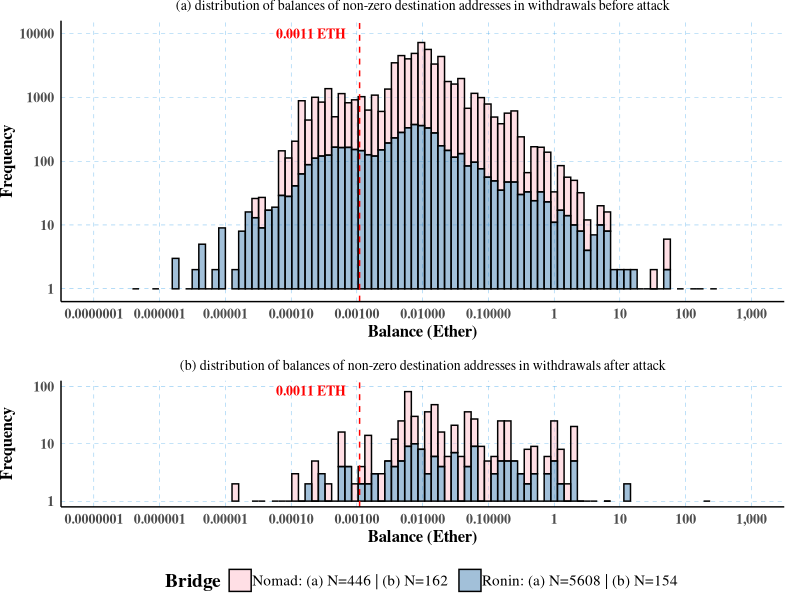

Write the R code that produced this figure.
library(ggplot2)
library(dplyr)
library(gridExtra)
library(patchwork)
library(tidyr)
library(cowplot)

format_ether_value <- function(x) {
  sapply(x, function(val) {
    if (val < 1) {
      format(val, scientific = FALSE, nsmall = 5, decimal.mark = ".", big.mark = "")
    } else {
      format(round(val), big.mark = ",", scientific = FALSE)
    }
  })
}

data_ronin <- read.csv('../cross-chain-rules-validator/analysis/ronin-bridge/data/dst_ethereum_addresses_with_ether.csv')
data_nomad <- read.csv('../cross-chain-rules-validator/analysis/nomad-bridge/data/dst_ethereum_addresses_with_ether.csv')

data_ronin$bridge <- "ronin"
data_nomad$bridge <- "nomad"

merged_df <- rbind(data_ronin, data_nomad)

threshold <- 0.0011  # Example threshold, adjust based on your data

x_limits <- c(0.0000001, 1000)
custom_breaks <- c(0.0000001, 0.000001, 0.00001, 0.0001, 0.001, 0.01, 0.1, 1, 10, 100, 1000)

data_before <- merged_df %>%
  filter((bridge == "ronin" & timestamp < 1648508400) |
           (bridge == "nomad" & timestamp < 1659389551))

# Create the second histogram for balance_today_capped
p1 <- ggplot(data_before, aes(x=balance_at_date_ether, fill=bridge)) +
  geom_histogram(bins=100, color="black", alpha=0.5) +
  geom_vline(xintercept = threshold, linetype="dashed", color="red") +
  scale_x_log10(limits = x_limits, breaks = custom_breaks, labels = function(x) {sapply(x, format_ether_value)}) +
  scale_y_log10() +
  scale_fill_manual(
    values = c("nomad" = "pink", "ronin" = "steelblue")
  ) +
  annotate("text", x = 0.0002, y = 10000, hjust = .5, label = paste(threshold, "ETH"), colour = "red", size=3.5, fontface="bold", family = "serif") +
  labs(title="(a) distribution of balances of non-zero destination addresses in withdrawals before attack",
       x="Balance (Ether)",
       y="Frequency"
  ) +
  theme_minimal() +
  theme(
    plot.margin = unit(c(0, 0.4, 0.5, 0), "cm"),
    text = element_text(family = "serif"),
    axis.line = element_line(colour = "black"),
    panel.grid.major.y = element_line(color = 4, size = 0.1, linetype = 2),
    panel.grid.major.x = element_line(color = 4, size = 0.1, linetype = 2),
    plot.title = element_text(size = 10, hjust = 0.5, vjust=1),
    panel.grid.minor.x = element_blank(),
    panel.grid.minor.y = element_blank(),
    axis.title.y=element_text(size=12, face="bold"),
    axis.title.x=element_text(size=12, face="bold"),
    legend.title = element_text(face = "bold", size=14),
    legend.position = "none",
    axis.text = element_text(size = 10, face="bold"),
  ) 

data_after <- merged_df %>%
  filter((bridge == "ronin" & timestamp >= 1648508400) |
           (bridge == "nomad" & timestamp >= 1659389551))

# Create the first histogram for balance_at_date_capped
p2 <- ggplot(data_after, aes(x=balance_at_date_ether, fill=bridge)) +
  geom_histogram(bins=100, color="black", alpha=0.5) +
  geom_vline(xintercept = threshold, linetype="dashed", color="red") +  # Add threshold line
  scale_x_log10(limits = x_limits, breaks = custom_breaks, labels = function(x) {sapply(x, format_ether_value)}) +
  scale_y_log10(limits = c(1, 100)) +
  scale_fill_manual(
    name = "Bridge",
    values = c("nomad" = "pink", "ronin" = "steelblue"),
    labels = c("Nomad: (a) N=446 | (b) N=162", "Ronin: (a) N=5608 | (b) N=154")
  ) +
  annotate("text", x = 0.0002, y = 85, hjust = .5, label = paste(threshold, "ETH"), colour = "red", size=3.5, fontface="bold", family = "serif") +
  labs(title="(b) distribution of balances of non-zero destination addresses in withdrawals after attack",
       x="Balance (Ether)",
       y="Frequency"
  ) +
  theme_minimal() +
  theme(
    plot.margin = unit(c(0, 0.4, 0, 0), "cm"),
    text = element_text(family = "serif"),
    axis.line = element_line(colour = "black"),
    panel.grid.major.y = element_line(color = 4, size = 0.1, linetype = 2),
    panel.grid.major.x = element_line(color = 4, size = 0.1, linetype = 2),
    plot.title = element_text(size = 10, hjust = 0.5, vjust=1),
    panel.grid.minor.x = element_blank(),
    panel.grid.minor.y = element_blank(),
    axis.title.y=element_text(size=12, face="bold"),
    axis.title.x=element_text(size=12, face="bold"),
    legend.title = element_text(face = "bold", size=14, margin = margin(r = 5)),
    axis.text = element_text(size = 10, face="bold"),
    legend.position = "bottom",
    legend.text = element_text(size = 11, margin = margin(r = 5)),
  ) 


# Arrange the plots vertically
plot_grid(p1, p2, align = "v", nrow = 2, rel_heights = c(3/5, 2/5))

